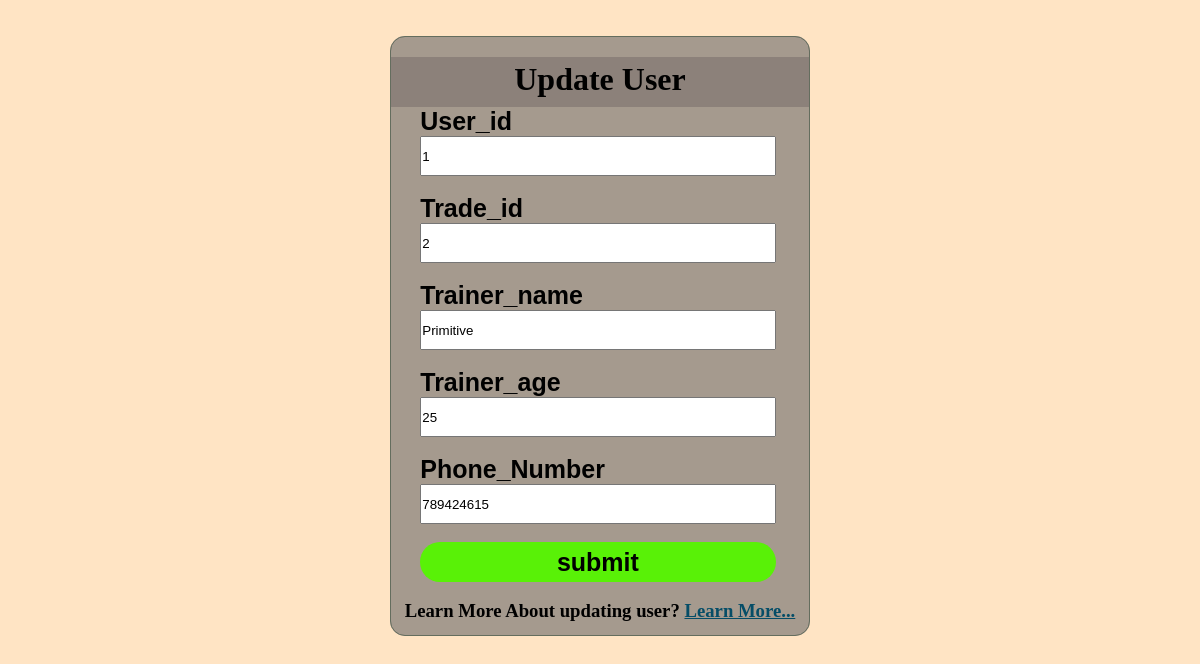
The page /Trainer/update.php?upd=2 on the database its author committed.
### tables this page shows
CREATE TABLE `trainer` (
  `trainer_id` int(250) NOT NULL,
  `user_id` int(250) DEFAULT NULL,
  `trade_id` int(250) DEFAULT NULL,
  `trainer_name` varchar(255) DEFAULT NULL,
  `trainer_age` int(250) DEFAULT NULL,
  `phone_number` int(250) DEFAULT NULL
);

### Trainer/update.php (the view, shortened to what this page needs)
<!DOCTYPE html>
<html lang="en">
<head>
    <link rel="stylesheet" href="../css/trainer.css">
</head>
<body>
    <fieldset>
    <?php
    include("connect.php");
    $upd=$_GET['upd'];
    $select=mysqli_query($conn,"SELECT * FROM trainer where trainer_id='$upd'");
    $row=mysqli_fetch_array($select);
    ?>
        <form  method="post">
        <h1>Update User</h1>
            <label>User_id</label><br>
            <input type="number" name="user_id" id="" value="<?php echo $row['user_id'] ?>"><br><br>
            <label>Trade_id</label><br>
            <input type="number" name="trade_id" id="" value="<?php echo $row['trade_id'] ?>"><br><br>
            <label>Trainer_name</label><br>
            <input type="text" name="trainer_name" id="" value="<?php echo $row['trainer_name'] ?>"><br><br>
            <label>Trainer_age</label><br>
            <input type="number" name="trainer_age" id="" value="<?php echo $row['trainer_age'] ?>"><br><br>
            <label>Phone_Number</label><br>
            <input type="number" name="phone_number" id="" value="<?php echo $row['phone_number'] ?>"><br><br>
            <input type="submit" name="submit" value="submit">
            <br><br>
            <h3>
                Learn More About updating user? <a href="">Learn More...</a>
            </h3>
        </form>
    </fieldset>
</body>
</html>

### css/trainer.css (style rules this page uses)
* { margin: 0; padding: 0; box-sizing: border-box; }
body { background-color: bisque; }
fieldset { margin: 3% auto; background-color: rgba(104, 104, 107, 0.597); width: 35%; height: 600px; border: 1px solid rgb(100, 109, 94); border-radius: 15px; }
form h1 { margin-top: 20px; height: 50px; text-align: center; padding-top: 1%; background-color: rgba(95, 85, 85, 0.356); }
form label { margin-left: 7%; font-size: 25px; font-weight: 600; font-family: 'Trebuchet MS', 'Lucida Sans Unicode', 'Lucida Grande', 'Lucida Sans', Arial, sans-serif; }
form input { margin-left: 7%; width: 85%; height: 40px; }
input[type=submit] { background-color: rgb(89, 241, 7); font-size: 25px; font-weight: 700; border-style: none; border-radius: 80px; }
form h3 { text-align: center; }
form h3 a { color: rgb(5, 77, 103); }

### rows shown on the page
trainer: user_id "1", trade_id "2", trainer_name "Primitive", trainer_age "25", phone_number "789424615"
